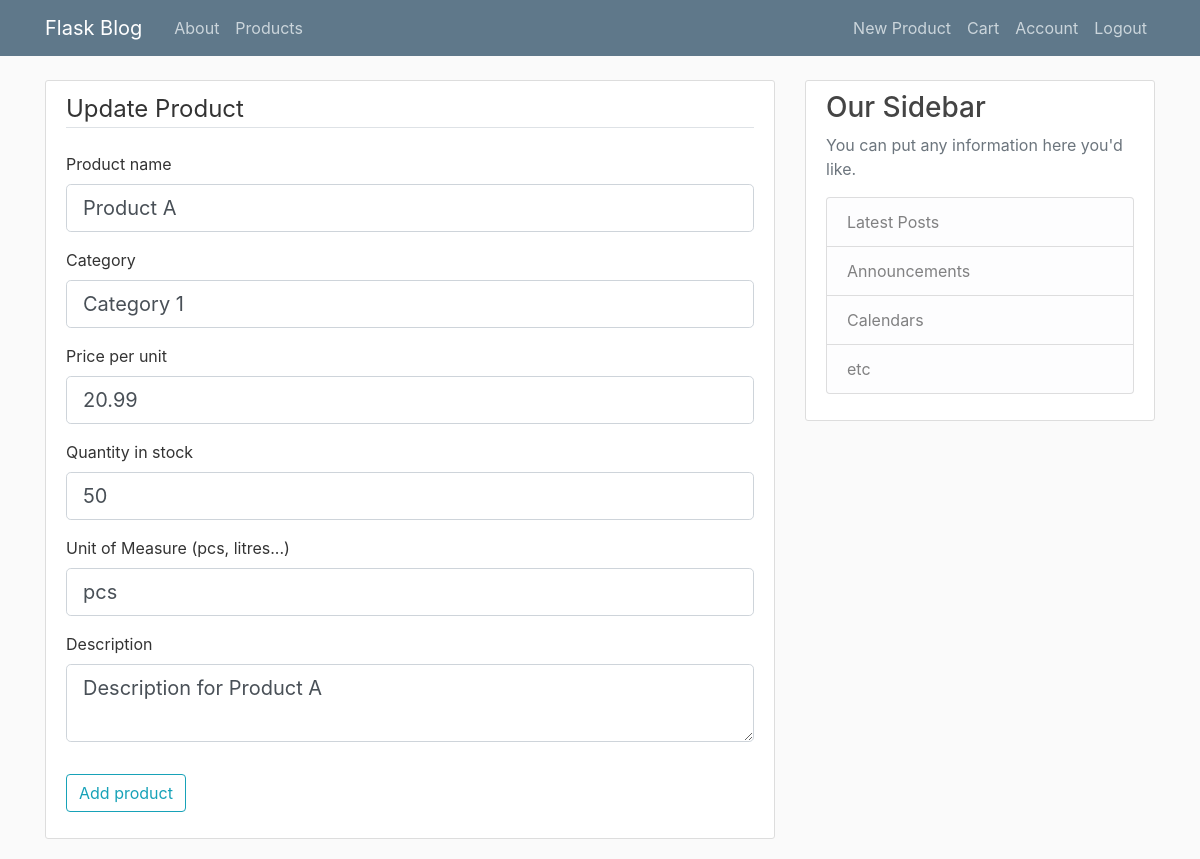
Page /product/1/update (signed in) on the committed database.
### flaskblog/models.py (models this page shows, shortened)
class Product(db.Model):
    id = db.Column(db.Integer, primary_key=True)
    name = db.Column(db.String(20), nullable=False, unique=True)
    category = db.Column(db.String(20), nullable=False)
    price = db.Column(db.Double, nullable=False)
    quantityInStock = db.Column(db.Integer, nullable=False)
    unitOfMeasure = db.Column(db.String(20), nullable=False)
    description = db.Column(db.Text, nullable=False)

### flaskblog/products/routes.py (the view)
@products.route("/product/<int:product_id>/update", methods=['GET', 'POST'])
@login_required
def update_product(product_id):
    product = Product.query.get_or_404(product_id)
    if not current_user.has_roles('admin'):
        abort(403)
    form = ProductForm()
    if form.validate_on_submit():
        product.name=form.name.data
        product.category=form.category.data
        product.price=form.price.data
        product.quantityInStock=form.quantityInStock.data
        product.unitOfMeasure=form.unitOfMeasure.data
        product.description=form.description.data
        db.session.commit()
        log_to_couchdb(f"User with id:{current_user.id} updated product:{product.id} {product.name}!")
        flash('Your product has been updated!', 'success')
        return redirect(url_for('products.product', product_id=product.id))
    elif request.method == 'GET':
        form.name.data = product.name
        form.category.data = product.category
        form.price.data = product.price
        form.quantityInStock.data = product.quantityInStock
        form.unitOfMeasure.data = product.unitOfMeasure
        form.description.data = product.description
    return render_template('create_product.html', title='Update Product',
                           form=form, legend='Update Product')

### flaskblog/products/forms.py
class ProductForm(FlaskForm):
    name = StringField('Product name', validators=[DataRequired()])
    category = StringField('Category', validators=[DataRequired()])
    price = FloatField('Price per unit', validators=[DataRequired()])
    quantityInStock = IntegerField('Quantity in stock', validators=[DataRequired()])
    unitOfMeasure = StringField('Unit of Measure (pcs, litres...)', validators=[DataRequired()])
    description = TextAreaField('Description', validators=[DataRequired()])
    submit = SubmitField('Add product')

### flaskblog/models.py (called while the page is built)
@login_manager.user_loader
def load_user(user_id):
    return User.query.get(int(user_id))

    def has_roles(self, role):
        if isinstance(role, str):
            return role in (role.name for role in self.roles)
        else:
            return role in self.roles

### flaskblog/templates/create_product.html (shortened to what this page needs)
{% extends "layout.html" %}
{% block content %}
<div class="content-section">
    <form method="POST" action="">
        <fieldset class="form-group">
            <legend class="border-bottom mb-4">{{ legend }}</legend>
            <div class="form-group">
                {{ form.name.label(class="form-control-label") }}
                {% if form.name.errors %}
                    {{ form.name(class="form-control form-control-lg is-invalid") }}
                    <div class="invalid-feedback">
                        {% for error in form.name.errors %}
                            <span>{{ error }}</span>
                        {% endfor %}
                    </div>
                {% else %}
                    {{ form.name(class="form-control form-control-lg") }}
                {% endif %}
            </div>
            <div class="form-group">
                {{ form.category.label(class="form-control-label") }}
                {% if form.category.errors %}
                    {{ form.category(class="form-control form-control-lg is-invalid") }}
                    <div class="invalid-feedback">
                        {% for error in form.category.errors %}
                            <span>{{ error }}</span>
                        {% endfor %}
                    </div>
                {% else %}
                    {{ form.category(class="form-control form-control-lg") }}
                {% endif %}
            </div>
            <div class="form-group">
                {{ form.price.label(class="form-control-label") }}
                {% if form.price.errors %}
                    {{ form.price(class="form-control form-control-lg is-invalid") }}
                    <div class="invalid-feedback">
                        {% for error in form.price.errors %}
                            <span>{{ error }}</span>
                        {% endfor %}
                    </div>
                {% else %}
                    {{ form.price(class="form-control form-control-lg") }}
                {% endif %}
            </div>
            <div class="form-group">
                {{ form.quantityInStock.label(class="form-control-label") }}
                {% if form.quantityInStock.errors %}
                    {{ form.quantityInStock(class="form-control form-control-lg is-invalid") }}
                    <div class="invalid-feedback">
                        {% for error in form.quantityInStock.errors %}
                            <span>{{ error }}</span>
                        {% endfor %}
                    </div>
                {% else %}
                    {{ form.quantityInStock(class="form-control form-control-lg") }}
                {% endif %}
            </div>
            <div class="form-group">
                {{ form.unitOfMeasure.label(class="form-control-label") }}
                {% if form.unitOfMeasure.errors %}
                    {{ form.unitOfMeasure(class="form-control form-control-lg is-invalid") }}
                    <div class="invalid-feedback">
                        {% for error in form.unitOfMeasure.errors %}
                            <span>{{ error }}</span>
                        {% endfor %}
                    </div>
                {% else %}
                    {{ form.unitOfMeasure(class="form-control form-control-lg") }}
                {% endif %}
            </div>
            <div class="form-group">
                {{ form.description.label(class="form-control-label") }}
                {% if form.description.errors %}
                    {{ form.description(class="form-control form-control-lg is-invalid") }}
                    <div class="invalid-feedback">
                        {% for error in form.description.errors %}
                            <span>{{ error }}</span>
                        {% endfor %}
                    </div>
                {% else %}
                    {{ form.description(class="form-control form-control-lg") }}
                {% endif %}
            </div>
        </fieldset>
        <div class="form-group">
            {{ form.submit(class="btn btn-outline-info") }}
        </div>
    </form>
</div>
{% endblock content %}

### flaskblog/static/main.css (style rules this page uses)
body { background: #fafafa; color: #333333; margin-top: 5rem; }
.content-section { background: #ffffff; padding: 10px 20px; border: 1px solid #dddddd; border-radius: 3px; margin-bottom: 20px; }

### rows in the picture
Product: name "Product A", category "Category 1", price "20.99", quantityInStock "50", unitOfMeasure "pcs", description "Description for Product A"

### other values in the picture
{{ legend }} "Update Product"
